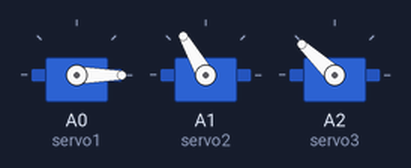
The sketch below on a simulated Arduino Uno, built with avr-gcc and run on an emulated ATmega328P. Shown: 3 × servo.

Above: at 0.05 s.
At 0.25 s:
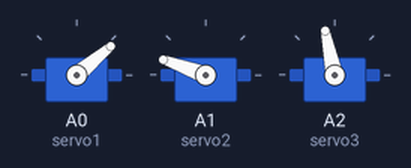
At 0.45 s:
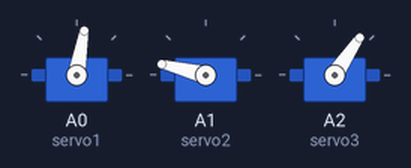
At 0.9 s:
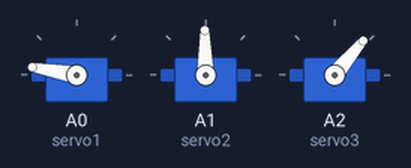
At 1.35 s:
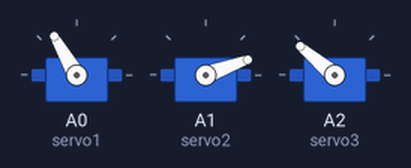
At 1.8 s:
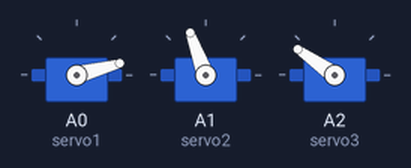
Timing chart, 0 to 4.2 s (numbered marks = the images above):
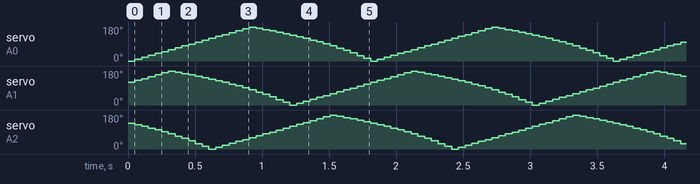

The sketch:

movingMassOnCircle.ino
```cpp
#include <Servo.h>

Servo servo1;
Servo servo2;
Servo servo3;
byte angles[] = {
  0, 10, 20, 30, 40, 50, 60, 70, 80, 90, 100, 110, 120, 130, 140, 150, 160, 170, 180, 173, 166, 159, 152, 145, 137, 129, 120, 111, 102, 91, 80, 68, 56, 43, 29, 15};

int nbAngles = sizeof(angles);


void setup (){
  servo1.attach(A0);
  servo2.attach(A1);
  servo3.attach(A2);
}

int counter = 0;

void loop () {
  servo1.write(angles[counter]);
  servo2.write(angles[(counter + nbAngles / 3) % nbAngles]);
  servo3.write(angles[(counter + nbAngles / 3 * 2) % nbAngles]);

  counter++;
  if (counter==nbAngles) counter=0;
  delay(50);

}
```
